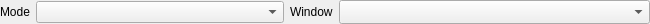
<?xml version="1.0" encoding="UTF-8"?>
<ui version="4.0">
 <class>GameCaptureToolbar</class>
 <widget class="QWidget" name="GameCaptureToolbar">
  <property name="geometry">
   <rect>
    <x>0</x>
    <y>0</y>
    <width>650</width>
    <height>24</height>
   </rect>
  </property>
  <property name="sizePolicy">
   <sizepolicy hsizetype="Preferred" vsizetype="Preferred">
    <horstretch>0</horstretch>
    <verstretch>0</verstretch>
   </sizepolicy>
  </property>
  <property name="minimumSize">
   <size>
    <width>0</width>
    <height>22</height>
   </size>
  </property>
  <property name="windowTitle">
   <string notr="true">Form</string>
  </property>
  <layout class="QHBoxLayout" name="horizontalLayout" stretch="0,4,0,5,0">
   <property name="leftMargin">
    <number>0</number>
   </property>
   <property name="topMargin">
    <number>0</number>
   </property>
   <property name="rightMargin">
    <number>0</number>
   </property>
   <property name="bottomMargin">
    <number>0</number>
   </property>
   <item>
    <widget class="QLabel" name="modeLabel">
     <property name="sizePolicy">
      <sizepolicy hsizetype="Maximum" vsizetype="Fixed">
       <horstretch>0</horstretch>
       <verstretch>0</verstretch>
      </sizepolicy>
     </property>
     <property name="minimumSize">
      <size>
       <width>0</width>
       <height>22</height>
      </size>
     </property>
     <property name="text">
      <string notr="true">Mode</string>
     </property>
     <property name="buddy">
      <cstring>mode</cstring>
     </property>
    </widget>
   </item>
   <item>
    <widget class="QComboBox" name="mode">
     <property name="sizePolicy">
      <sizepolicy hsizetype="Expanding" vsizetype="Fixed">
       <horstretch>0</horstretch>
       <verstretch>0</verstretch>
      </sizepolicy>
     </property>
     <property name="minimumSize">
      <size>
       <width>120</width>
       <height>22</height>
      </size>
     </property>
     <property name="maximumSize">
      <size>
       <width>400</width>
       <height>16777215</height>
      </size>
     </property>
     <property name="currentText">
      <string notr="true"/>
     </property>
    </widget>
   </item>
   <item>
    <widget class="QLabel" name="windowLabel">
     <property name="sizePolicy">
      <sizepolicy hsizetype="Maximum" vsizetype="Fixed">
       <horstretch>0</horstretch>
       <verstretch>0</verstretch>
      </sizepolicy>
     </property>
     <property name="minimumSize">
      <size>
       <width>0</width>
       <height>22</height>
      </size>
     </property>
     <property name="text">
      <string notr="true">Window</string>
     </property>
     <property name="buddy">
      <cstring>window</cstring>
     </property>
    </widget>
   </item>
   <item>
    <widget class="QComboBox" name="window">
     <property name="sizePolicy">
      <sizepolicy hsizetype="Expanding" vsizetype="Fixed">
       <horstretch>0</horstretch>
       <verstretch>0</verstretch>
      </sizepolicy>
     </property>
     <property name="minimumSize">
      <size>
       <width>120</width>
       <height>22</height>
      </size>
     </property>
     <property name="maximumSize">
      <size>
       <width>600</width>
       <height>16777215</height>
      </size>
     </property>
     <property name="currentText">
      <string notr="true"/>
     </property>
     <property name="sizeAdjustPolicy">
      <enum>QComboBox::SizeAdjustPolicy::AdjustToMinimumContentsLengthWithIcon</enum>
     </property>
    </widget>
   </item>
   <item>
    <spacer name="empty">
     <property name="orientation">
      <enum>Qt::Orientation::Horizontal</enum>
     </property>
     <property name="sizeHint" stdset="0">
      <size>
       <width>0</width>
       <height>20</height>
      </size>
     </property>
    </spacer>
   </item>
  </layout>
 </widget>
 <resources/>
 <connections/>
</ui>
